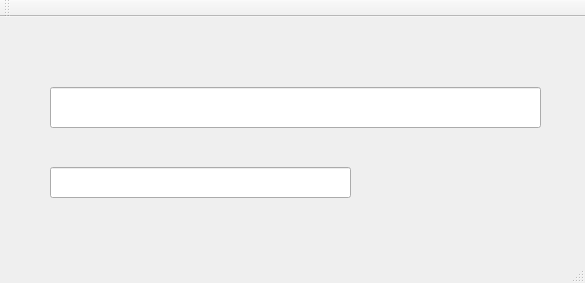
<?xml version="1.0" encoding="UTF-8"?>
<ui version="4.0">
 <class>MainWindow</class>
 <widget class="QMainWindow" name="MainWindow">
  <property name="geometry">
   <rect>
    <x>0</x>
    <y>0</y>
    <width>585</width>
    <height>283</height>
   </rect>
  </property>
  <property name="windowTitle">
   <string>MainWindow</string>
  </property>
  <widget class="QWidget" name="centralWidget">
   <widget class="QLineEdit" name="lineEdit">
    <property name="geometry">
     <rect>
      <x>50</x>
      <y>70</y>
      <width>491</width>
      <height>41</height>
     </rect>
    </property>
   </widget>
   <widget class="QLineEdit" name="lineEdit_2">
    <property name="geometry">
     <rect>
      <x>50</x>
      <y>150</y>
      <width>301</width>
      <height>31</height>
     </rect>
    </property>
   </widget>
  </widget>
  <widget class="QMenuBar" name="menuBar">
   <property name="geometry">
    <rect>
     <x>0</x>
     <y>0</y>
     <width>585</width>
     <height>28</height>
    </rect>
   </property>
  </widget>
  <widget class="QToolBar" name="mainToolBar">
   <attribute name="toolBarArea">
    <enum>TopToolBarArea</enum>
   </attribute>
   <attribute name="toolBarBreak">
    <bool>false</bool>
   </attribute>
  </widget>
  <widget class="QStatusBar" name="statusBar"/>
 </widget>
 <layoutdefault spacing="6" margin="11"/>
 <resources/>
 <connections/>
</ui>
